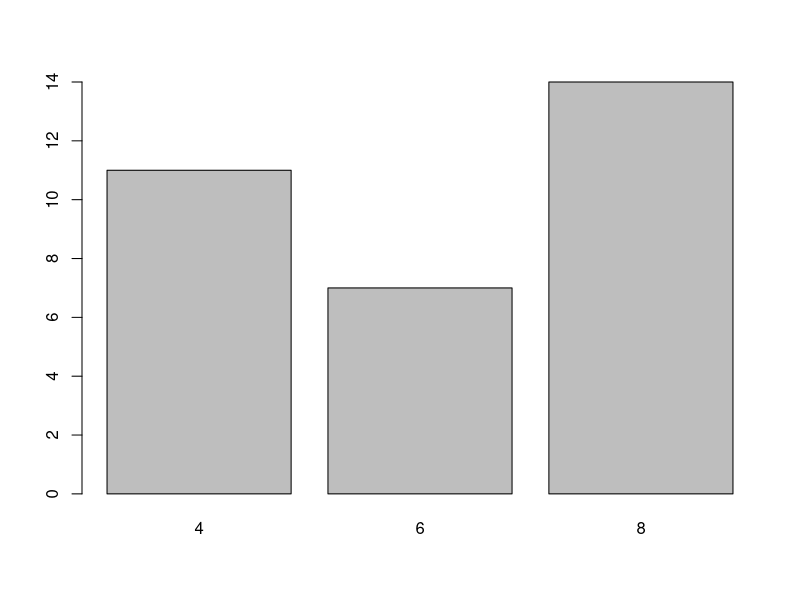
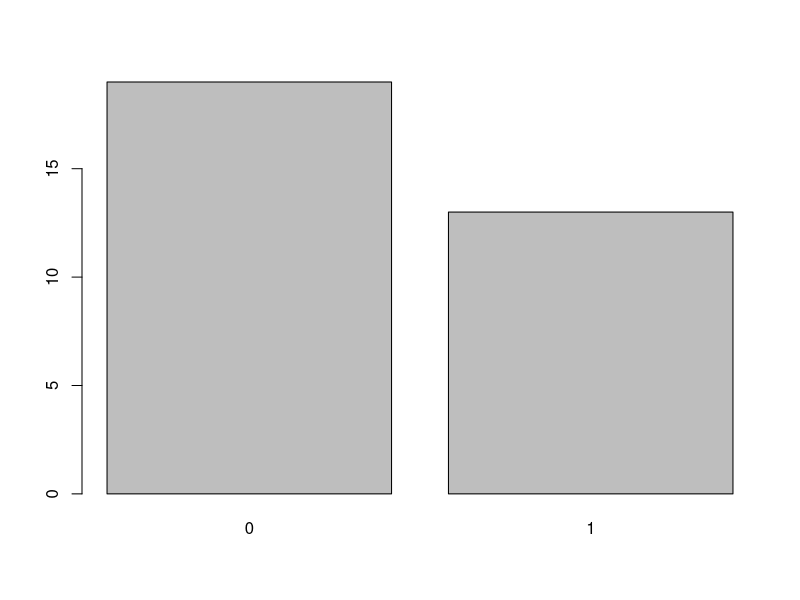
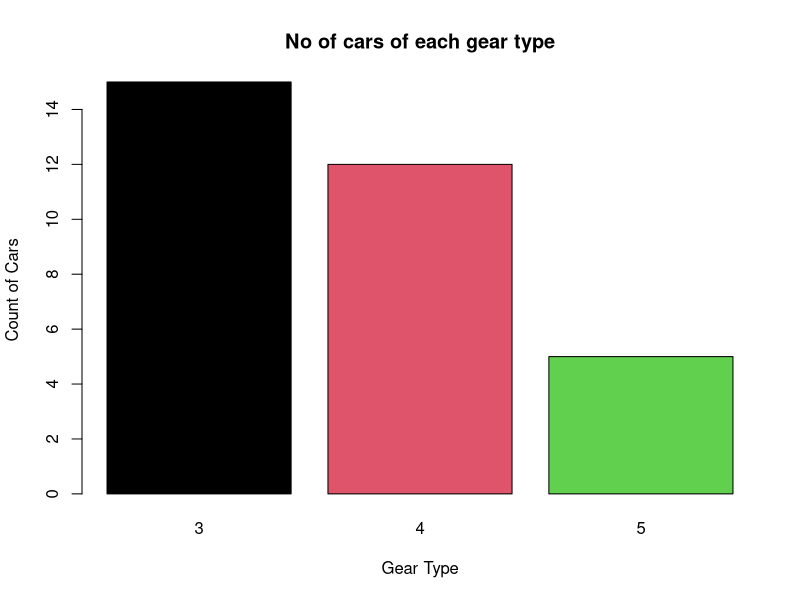
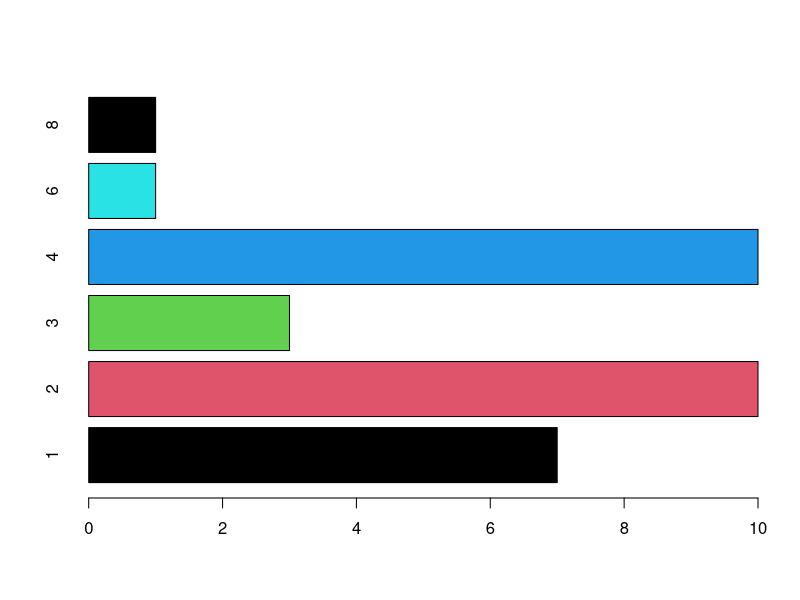
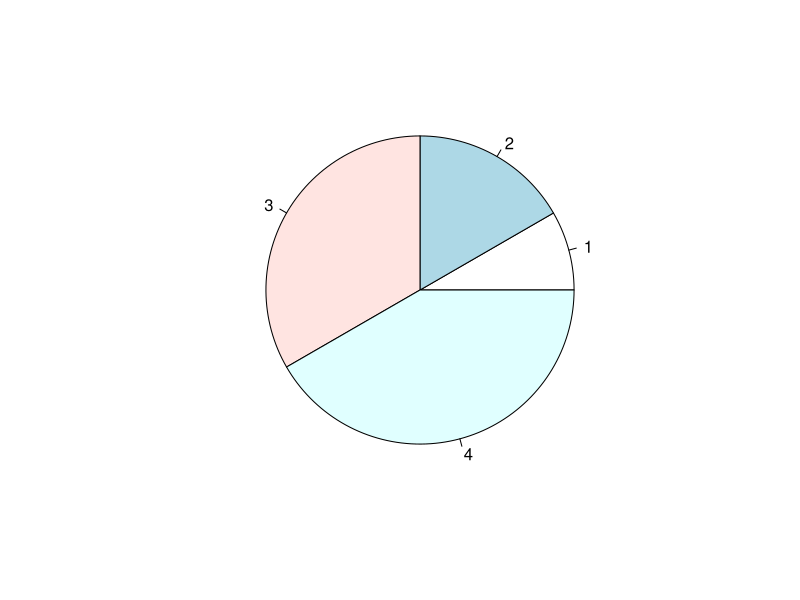
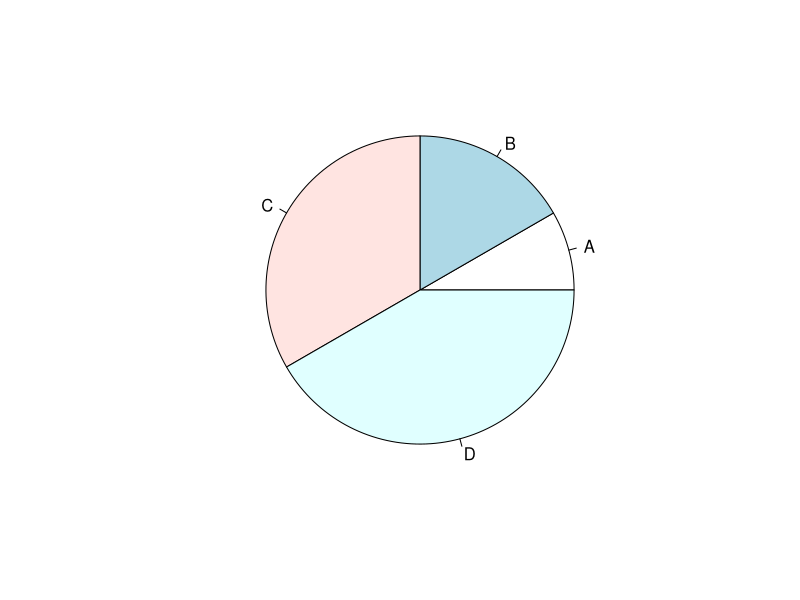
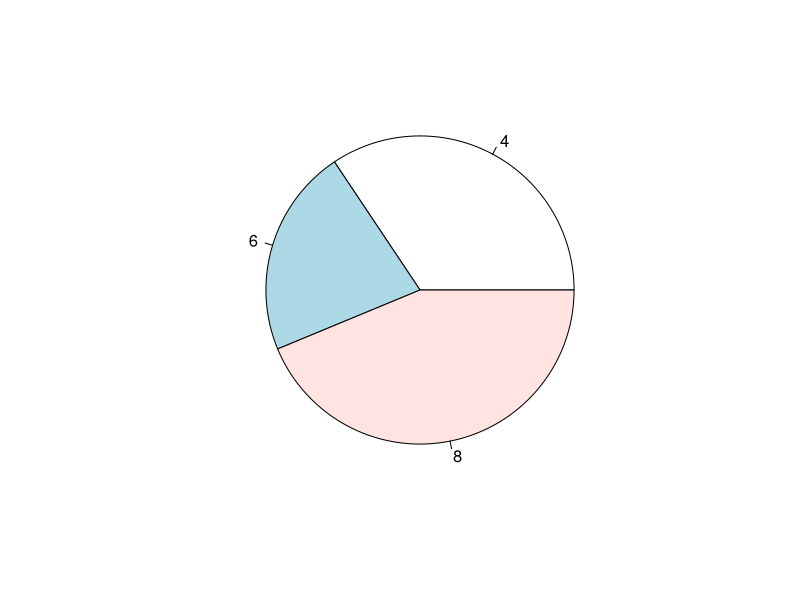
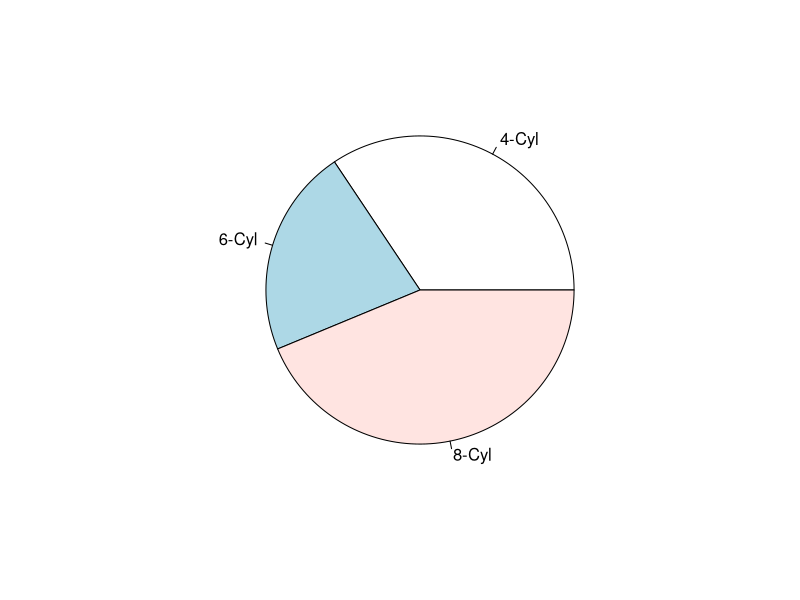

R code for these plots, in order:
#bar Plot in R
#count of categories
?barplot

cylinders = table(mtcars$cyl)
barplot(height=cylinders)

barplot(height=table(mtcars$am))
barplot(height=table(mtcars$gear), col=1:3, main='No of cars of each gear type', xlab='Gear Type', ylab='Count of Cars')

barplot(height=table(mtcars$carb), col=1:5, horiz = T)

#--------------------------

#pie
x = c(10,20,40,50)
pie(x)
xlabels = c('A','B','C','D')
pie(x, labels=xlabels)

#pie on mtcars
(cylinders = table(mtcars$cyl))
pie(x=cylinders)
pie(x=cylinders, labels=c('4-Cyl','6-Cyl','8-Cyl'))
pie(x=cylinders, labels=paste(c('4-Cyl','6-Cyl','8-Cyl'),'\n', cylinders, ' cars', sep='-')) #'\n' wraps the output


#end
